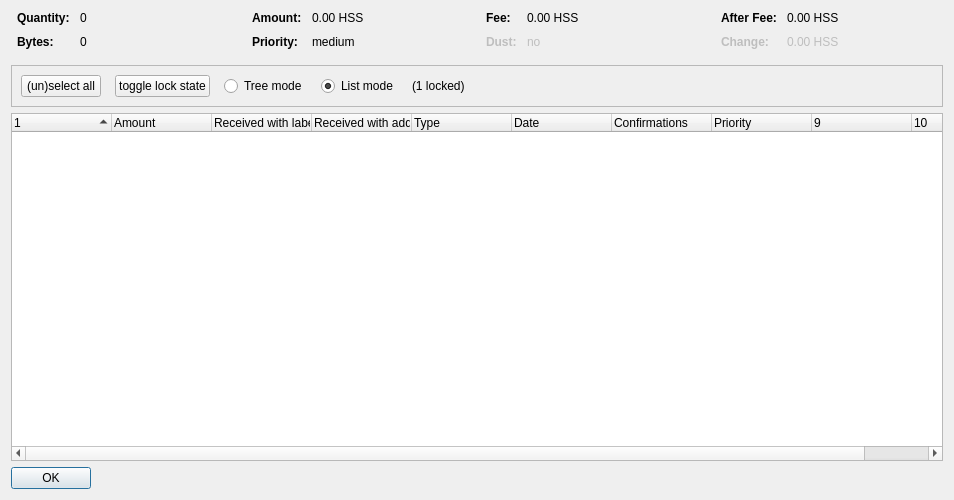
<?xml version="1.0" encoding="UTF-8"?>
<ui version="4.0">
 <class>CoinControlDialog</class>
 <widget class="QDialog" name="CoinControlDialog">
  <property name="geometry">
   <rect>
    <x>0</x>
    <y>0</y>
    <width>954</width>
    <height>500</height>
   </rect>
  </property>
  <property name="windowTitle">
   <string>Coin Selection</string>
  </property>
  <layout class="QVBoxLayout" name="verticalLayout">
   <item>
    <layout class="QHBoxLayout" name="horizontalLayoutTop" stretch="0,0,0,0">
     <property name="topMargin">
      <number>0</number>
     </property>
     <property name="bottomMargin">
      <number>10</number>
     </property>
     <item>
      <layout class="QFormLayout" name="formLayoutCoinControl1">
       <property name="horizontalSpacing">
        <number>10</number>
       </property>
       <property name="verticalSpacing">
        <number>10</number>
       </property>
       <property name="leftMargin">
        <number>6</number>
       </property>
       <property name="rightMargin">
        <number>6</number>
       </property>
       <item row="0" column="0">
        <widget class="QLabel" name="labelCoinControlQuantityText">
         <property name="font">
          <font>
           <weight>75</weight>
           <bold>true</bold>
          </font>
         </property>
         <property name="text">
          <string>Quantity:</string>
         </property>
        </widget>
       </item>
       <item row="0" column="1">
        <widget class="QLabel" name="labelCoinControlQuantity">
         <property name="cursor">
          <cursorShape>IBeamCursor</cursorShape>
         </property>
         <property name="contextMenuPolicy">
          <enum>Qt::ActionsContextMenu</enum>
         </property>
         <property name="text">
          <string notr="true">0</string>
         </property>
         <property name="textInteractionFlags">
          <set>Qt::LinksAccessibleByMouse|Qt::TextSelectableByKeyboard|Qt::TextSelectableByMouse</set>
         </property>
        </widget>
       </item>
       <item row="1" column="0">
        <widget class="QLabel" name="labelCoinControlBytesText">
         <property name="font">
          <font>
           <weight>75</weight>
           <bold>true</bold>
          </font>
         </property>
         <property name="text">
          <string>Bytes:</string>
         </property>
        </widget>
       </item>
       <item row="1" column="1">
        <widget class="QLabel" name="labelCoinControlBytes">
         <property name="cursor">
          <cursorShape>IBeamCursor</cursorShape>
         </property>
         <property name="contextMenuPolicy">
          <enum>Qt::ActionsContextMenu</enum>
         </property>
         <property name="text">
          <string notr="true">0</string>
         </property>
         <property name="textInteractionFlags">
          <set>Qt::LinksAccessibleByMouse|Qt::TextSelectableByKeyboard|Qt::TextSelectableByMouse</set>
         </property>
        </widget>
       </item>
      </layout>
     </item>
     <item>
      <layout class="QFormLayout" name="formLayoutCoinControl2">
       <property name="horizontalSpacing">
        <number>10</number>
       </property>
       <property name="verticalSpacing">
        <number>10</number>
       </property>
       <property name="leftMargin">
        <number>6</number>
       </property>
       <property name="rightMargin">
        <number>6</number>
       </property>
       <item row="0" column="0">
        <widget class="QLabel" name="labelCoinControlAmountText">
         <property name="font">
          <font>
           <weight>75</weight>
           <bold>true</bold>
          </font>
         </property>
         <property name="text">
          <string>Amount:</string>
         </property>
        </widget>
       </item>
       <item row="0" column="1">
        <widget class="QLabel" name="labelCoinControlAmount">
         <property name="cursor">
          <cursorShape>IBeamCursor</cursorShape>
         </property>
         <property name="contextMenuPolicy">
          <enum>Qt::ActionsContextMenu</enum>
         </property>
         <property name="text">
          <string notr="true">0.00 HSS</string>
         </property>
         <property name="textInteractionFlags">
          <set>Qt::LinksAccessibleByMouse|Qt::TextSelectableByKeyboard|Qt::TextSelectableByMouse</set>
         </property>
        </widget>
       </item>
       <item row="1" column="0">
        <widget class="QLabel" name="labelCoinControlPriorityText">
         <property name="font">
          <font>
           <weight>75</weight>
           <bold>true</bold>
          </font>
         </property>
         <property name="text">
          <string>Priority:</string>
         </property>
        </widget>
       </item>
       <item row="1" column="1">
        <widget class="QLabel" name="labelCoinControlPriority">
         <property name="cursor">
          <cursorShape>IBeamCursor</cursorShape>
         </property>
         <property name="contextMenuPolicy">
          <enum>Qt::ActionsContextMenu</enum>
         </property>
         <property name="text">
          <string>medium</string>
         </property>
         <property name="textInteractionFlags">
          <set>Qt::LinksAccessibleByMouse|Qt::TextSelectableByKeyboard|Qt::TextSelectableByMouse</set>
         </property>
        </widget>
       </item>
      </layout>
     </item>
     <item>
      <layout class="QFormLayout" name="formLayoutCoinControl3">
       <property name="horizontalSpacing">
        <number>10</number>
       </property>
       <property name="verticalSpacing">
        <number>10</number>
       </property>
       <property name="leftMargin">
        <number>6</number>
       </property>
       <property name="rightMargin">
        <number>6</number>
       </property>
       <item row="0" column="0">
        <widget class="QLabel" name="labelCoinControlFeeText">
         <property name="font">
          <font>
           <weight>75</weight>
           <bold>true</bold>
          </font>
         </property>
         <property name="text">
          <string>Fee:</string>
         </property>
        </widget>
       </item>
       <item row="0" column="1">
        <widget class="QLabel" name="labelCoinControlFee">
         <property name="cursor">
          <cursorShape>IBeamCursor</cursorShape>
         </property>
         <property name="contextMenuPolicy">
          <enum>Qt::ActionsContextMenu</enum>
         </property>
         <property name="text">
          <string notr="true">0.00 HSS</string>
         </property>
         <property name="textInteractionFlags">
          <set>Qt::LinksAccessibleByMouse|Qt::TextSelectableByKeyboard|Qt::TextSelectableByMouse</set>
         </property>
        </widget>
       </item>
       <item row="1" column="0">
        <widget class="QLabel" name="labelCoinControlLowOutputText">
         <property name="enabled">
          <bool>false</bool>
         </property>
         <property name="font">
          <font>
           <weight>75</weight>
           <bold>true</bold>
          </font>
         </property>
         <property name="text">
          <string>Dust:</string>
         </property>
        </widget>
       </item>
       <item row="1" column="1">
        <widget class="QLabel" name="labelCoinControlLowOutput">
         <property name="enabled">
          <bool>false</bool>
         </property>
         <property name="cursor">
          <cursorShape>IBeamCursor</cursorShape>
         </property>
         <property name="contextMenuPolicy">
          <enum>Qt::ActionsContextMenu</enum>
         </property>
         <property name="text">
          <string>no</string>
         </property>
         <property name="textInteractionFlags">
          <set>Qt::LinksAccessibleByMouse|Qt::TextSelectableByKeyboard|Qt::TextSelectableByMouse</set>
         </property>
        </widget>
       </item>
      </layout>
     </item>
     <item>
      <layout class="QFormLayout" name="formLayoutCoinControl4">
       <property name="horizontalSpacing">
        <number>10</number>
       </property>
       <property name="verticalSpacing">
        <number>10</number>
       </property>
       <property name="leftMargin">
        <number>6</number>
       </property>
       <property name="rightMargin">
        <number>6</number>
       </property>
       <item row="0" column="0">
        <widget class="QLabel" name="labelCoinControlAfterFeeText">
         <property name="font">
          <font>
           <weight>75</weight>
           <bold>true</bold>
          </font>
         </property>
         <property name="text">
          <string>After Fee:</string>
         </property>
        </widget>
       </item>
       <item row="0" column="1">
        <widget class="QLabel" name="labelCoinControlAfterFee">
         <property name="cursor">
          <cursorShape>IBeamCursor</cursorShape>
         </property>
         <property name="contextMenuPolicy">
          <enum>Qt::ActionsContextMenu</enum>
         </property>
         <property name="text">
          <string notr="true">0.00 HSS</string>
         </property>
         <property name="textInteractionFlags">
          <set>Qt::LinksAccessibleByMouse|Qt::TextSelectableByKeyboard|Qt::TextSelectableByMouse</set>
         </property>
        </widget>
       </item>
       <item row="1" column="0">
        <widget class="QLabel" name="labelCoinControlChangeText">
         <property name="enabled">
          <bool>false</bool>
         </property>
         <property name="font">
          <font>
           <weight>75</weight>
           <bold>true</bold>
          </font>
         </property>
         <property name="text">
          <string>Change:</string>
         </property>
        </widget>
       </item>
       <item row="1" column="1">
        <widget class="QLabel" name="labelCoinControlChange">
         <property name="enabled">
          <bool>false</bool>
         </property>
         <property name="cursor">
          <cursorShape>IBeamCursor</cursorShape>
         </property>
         <property name="contextMenuPolicy">
          <enum>Qt::ActionsContextMenu</enum>
         </property>
         <property name="text">
          <string notr="true">0.00 HSS</string>
         </property>
         <property name="textInteractionFlags">
          <set>Qt::LinksAccessibleByMouse|Qt::TextSelectableByKeyboard|Qt::TextSelectableByMouse</set>
         </property>
        </widget>
       </item>
      </layout>
     </item>
    </layout>
   </item>
   <item>
    <widget class="QFrame" name="frame">
     <property name="minimumSize">
      <size>
       <width>0</width>
       <height>40</height>
      </size>
     </property>
     <property name="frameShape">
      <enum>QFrame::StyledPanel</enum>
     </property>
     <property name="frameShadow">
      <enum>QFrame::Sunken</enum>
     </property>
     <layout class="QHBoxLayout" name="horizontalLayout">
      <item>
       <layout class="QHBoxLayout" name="horizontalLayoutPanel" stretch="0,0,0,0,0,0">
        <property name="spacing">
         <number>14</number>
        </property>
        <item>
         <widget class="QPushButton" name="pushButtonSelectAll">
          <property name="sizePolicy">
           <sizepolicy hsizetype="Maximum" vsizetype="Fixed">
            <horstretch>0</horstretch>
            <verstretch>0</verstretch>
           </sizepolicy>
          </property>
          <property name="text">
           <string>(un)select all</string>
          </property>
          <property name="autoDefault">
           <bool>false</bool>
          </property>
         </widget>
        </item>
        <item>
         <widget class="QPushButton" name="pushButtonToggleLock">
          <property name="sizePolicy">
           <sizepolicy hsizetype="Maximum" vsizetype="Fixed">
            <horstretch>0</horstretch>
            <verstretch>0</verstretch>
           </sizepolicy>
          </property>
          <property name="text">
           <string>toggle lock state</string>
          </property>
          <property name="autoDefault">
           <bool>false</bool>
          </property>
         </widget>
        </item>
        <item>
         <widget class="QRadioButton" name="radioTreeMode">
          <property name="sizePolicy">
           <sizepolicy hsizetype="Maximum" vsizetype="Fixed">
            <horstretch>0</horstretch>
            <verstretch>0</verstretch>
           </sizepolicy>
          </property>
          <property name="text">
           <string>Tree mode</string>
          </property>
         </widget>
        </item>
        <item>
         <widget class="QRadioButton" name="radioListMode">
          <property name="sizePolicy">
           <sizepolicy hsizetype="Maximum" vsizetype="Fixed">
            <horstretch>0</horstretch>
            <verstretch>0</verstretch>
           </sizepolicy>
          </property>
          <property name="text">
           <string>List mode</string>
          </property>
          <property name="checked">
           <bool>true</bool>
          </property>
         </widget>
        </item>
        <item>
         <widget class="QLabel" name="labelLocked">
          <property name="text">
           <string>(1 locked)</string>
          </property>
         </widget>
        </item>
        <item>
         <spacer name="horizontalSpacer">
          <property name="orientation">
           <enum>Qt::Horizontal</enum>
          </property>
          <property name="sizeHint" stdset="0">
           <size>
            <width>40</width>
            <height>20</height>
           </size>
          </property>
         </spacer>
        </item>
       </layout>
      </item>
     </layout>
    </widget>
   </item>
   <item>
    <widget class="CoinControlTreeWidget" name="treeWidget">
     <property name="contextMenuPolicy">
      <enum>Qt::CustomContextMenu</enum>
     </property>
     <property name="sortingEnabled">
      <bool>false</bool>
     </property>
     <property name="columnCount">
      <number>10</number>
     </property>
     <attribute name="headerShowSortIndicator" stdset="0">
      <bool>true</bool>
     </attribute>
     <attribute name="headerStretchLastSection">
      <bool>false</bool>
     </attribute>
     <column>
      <property name="text">
       <string/>
      </property>
     </column>
     <column>
      <property name="text">
       <string>Amount</string>
      </property>
     </column>
     <column>
      <property name="text">
       <string>Received with label</string>
      </property>
     </column>
     <column>
      <property name="text">
       <string>Received with address</string>
      </property>
     </column>
     <column>
      <property name="text">
       <string>Type</string>
      </property>
     </column>
     <column>
      <property name="text">
       <string>Date</string>
      </property>
     </column>
     <column>
      <property name="text">
       <string>Confirmations</string>
      </property>
      <property name="toolTip">
       <string>Confirmed</string>
      </property>
     </column>
     <column>
      <property name="text">
       <string>Priority</string>
      </property>
     </column>
     <column>
      <property name="text">
       <string/>
      </property>
     </column>
     <column>
      <property name="text">
       <string/>
      </property>
     </column>
    </widget>
   </item>
   <item>
    <widget class="QDialogButtonBox" name="buttonBox">
     <property name="sizePolicy">
      <sizepolicy hsizetype="Maximum" vsizetype="Fixed">
       <horstretch>0</horstretch>
       <verstretch>0</verstretch>
      </sizepolicy>
     </property>
     <property name="orientation">
      <enum>Qt::Horizontal</enum>
     </property>
     <property name="standardButtons">
      <set>QDialogButtonBox::Ok</set>
     </property>
    </widget>
   </item>
  </layout>
 </widget>
 <customwidgets>
  <customwidget>
   <class>CoinControlTreeWidget</class>
   <extends>QTreeWidget</extends>
   <header>coincontroltreewidget.h</header>
  </customwidget>
 </customwidgets>
 <resources/>
 <connections/>
</ui>
